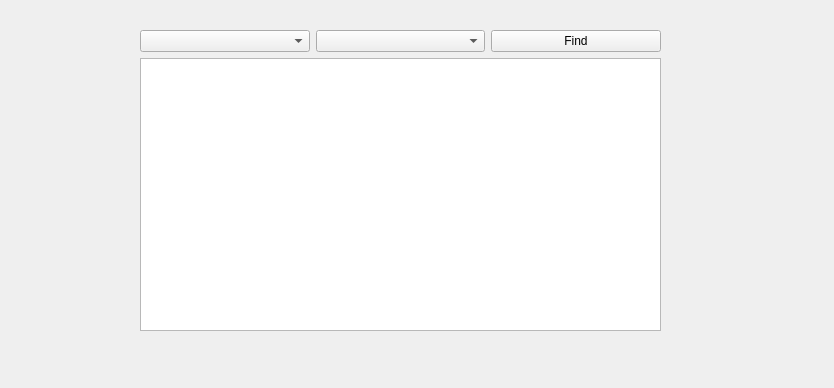
<?xml version="1.0" encoding="UTF-8"?>
<ui version="4.0">
 <class>Dijkstra</class>
 <widget class="QWidget" name="Dijkstra">
  <property name="geometry">
   <rect>
    <x>0</x>
    <y>0</y>
    <width>834</width>
    <height>388</height>
   </rect>
  </property>
  <property name="windowTitle">
   <string>Form</string>
  </property>
  <widget class="QWidget" name="verticalLayoutWidget">
   <property name="geometry">
    <rect>
     <x>140</x>
     <y>30</y>
     <width>521</width>
     <height>301</height>
    </rect>
   </property>
   <layout class="QVBoxLayout" name="verticalLayout">
    <item>
     <layout class="QHBoxLayout" name="horizontalLayout">
      <item>
       <widget class="QComboBox" name="comboBox_start"/>
      </item>
      <item>
       <widget class="QComboBox" name="comboBox_end"/>
      </item>
      <item>
       <widget class="QPushButton" name="pushButton_find">
        <property name="text">
         <string>Find</string>
        </property>
       </widget>
      </item>
     </layout>
    </item>
    <item>
     <widget class="QTextBrowser" name="textBrowser"/>
    </item>
   </layout>
  </widget>
 </widget>
 <resources/>
 <connections/>
</ui>
